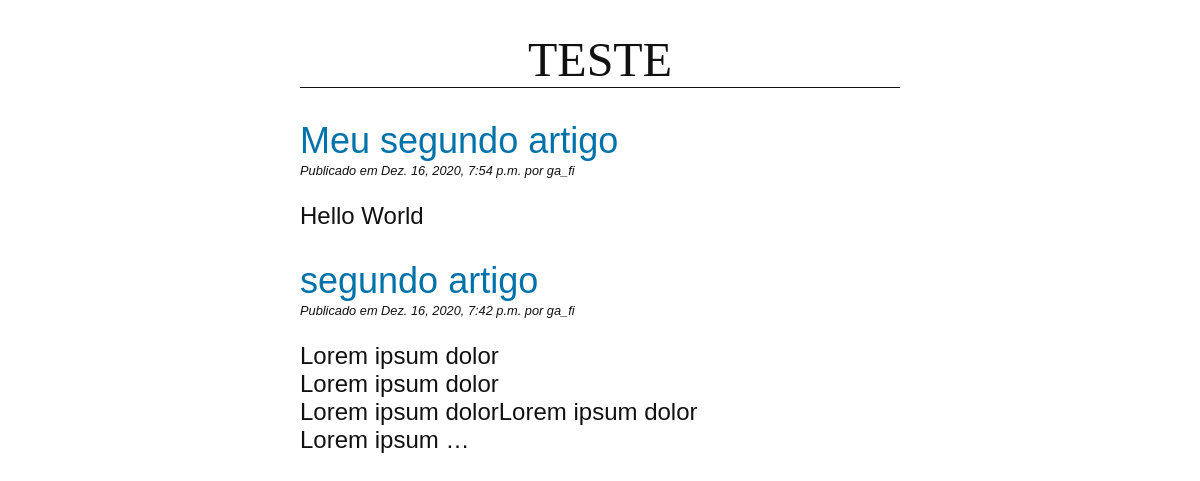
/app_blog/, run on the app's committed database.
### app_blog/models.py (models this page shows, shortened)
class Post(models.Model):
    title = models.CharField(max_length=255)
    slug = models.SlugField(max_length = 255, unique=True)#www.site.com/link-postagem
    author = models.ForeignKey(User, on_delete=models.CASCADE)
    body = models.TextField()
    created = models.DateTimeField(auto_now_add=True)
    updated = models.DateTimeField(auto_now=True)
    class Meta:
        ordering = ("-created",)
    def get_absolute_url(self):
        return reverse("blog:detail", kwargs={"slug": self.slug})

### app_blog/views.py (the view)
# urls.py: path("", views.PostListView.as_view(), name="list"),
class PostListView(ListView):
    model = Post

### app_blog/templates/app_blog/post_list.html (shortened to what this page needs)
{% extends "app_blog/base.html" %}
{% block content %}
    {% for post in post_list %}
        <article>
            <h2>
                <a href="{{ post.get_absolute_url }}">
                    {{ post.title }}
                </a>
            </h2>
            <p class="date">
                Publicado em {{ post.created }} por {{ post.author }}
            </p>
            {{ post.body|linebreaks|truncatewords:10 }}
        </article>
    {% endfor %}
{% endblock %}

### app_blog/templates/app_blog/base.html (shortened to what this page needs)
{% load static %}
<!DOCTYPE html>
<html>
<head>
    <link href="{% static 'css/blog.css' %}" rel="stylesheet">
</head>
<body>
    <header>
        <h1>TESTE</h1>
    </header>
    <main>
        {% block content %}
        {% endblock %}
    </main>
</body>
</html>

### app_blog/static/css/blog.css (style rules this page uses)
body { margin: 0 25%; font-family: sans-serif; font-size: 1.5rem; color: #111111; }
h1 { text-align: center; font-family: serif; font-weight: normal; border-bottom: 1px solid; }
h2 { color: #0072aa; font-weight: normal; margin-bottom: 1px; }
a { color:#0072aa; text-decoration:none; }
p.date { font-size: 0.8rem; font-style: italic; margin-top: 1px; }

### data on the page
Post: title "Meu segundo artigo", created "Dez. 16, 2020, 7:54 p.m.", author "ga_fi", body "Hello World"
Post: title "segundo artigo", created "Dez. 16, 2020, 7:42 p.m.", author "ga_fi", body "Lorem ipsum dolor Lorem ipsum dolor Lorem ipsum dolorLorem ipsum dolor Lorem ipsum …"
